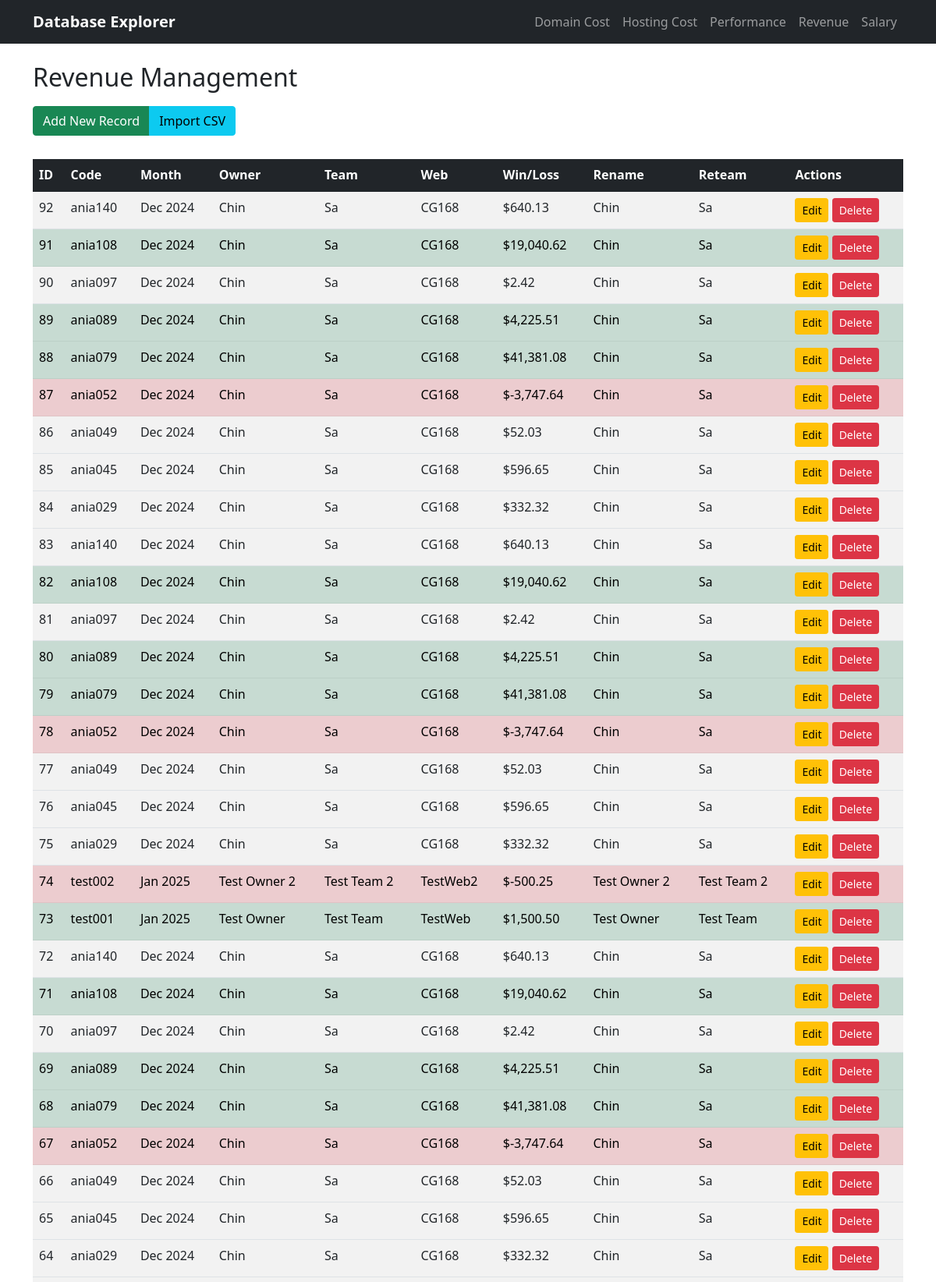
The page /revenue (upper part) on the database its author committed.
### tables this page shows
CREATE TABLE revenue (
            id INTEGER PRIMARY KEY AUTOINCREMENT,
            code TEXT,
            month TEXT,
            owner TEXT,
            team TEXT,
            web TEXT,
            win_loss REAL,
            rename TEXT,
            reteam TEXT
        );

### app.py (the view)
@app.route('/revenue')
def revenue():
    conn = get_db_connection()
    data = conn.execute('SELECT * FROM revenue ORDER BY id DESC LIMIT 100').fetchall()
    conn.close()
    return render_template('revenue.html', data=data)

### app.py (called while the page is built)
def get_db_connection():
    conn = sqlite3.connect(DATABASE)
    conn.row_factory = sqlite3.Row
    return conn

### templates/revenue.html (shortened to what this page needs)
{% extends "base.html" %}
{% block content %}
<h2>Revenue Management</h2>
<div class="btn-group" role="group">
    <button type="button" class="btn btn-success" data-bs-toggle="modal" data-bs-target="#addModal">Add New Record</button>
    <button type="button" class="btn btn-info" data-bs-toggle="modal" data-bs-target="#importModal">Import CSV</button>
</div>
<div class="table-responsive table-container">
    <table class="table table-striped table-hover">
        <thead class="table-dark">
            <tr>
                <th>ID</th>
                <th>Code</th>
                <th>Month</th>
                <th>Owner</th>
                <th>Team</th>
                <th>Web</th>
                <th>Win/Loss</th>
                <th>Rename</th>
                <th>Reteam</th>
                <th>Actions</th>
            </tr>
        </thead>
        <tbody>
            {% for row in data %}
            <tr id="view-{{ row.id }}" class="{% if row.win_loss < 0 %}table-danger{% elif row.win_loss > 1000 %}table-success{% endif %}">
                <td>{{ row.id }}</td>
                <td>{{ row.code }}</td>
                <td>{{ row.month }}</td>
                <td>{{ row.owner }}</td>
                <td>{{ row.team }}</td>
                <td>{{ row.web }}</td>
                <td>${{ "{:,.2f}".format(row.win_loss) }}</td>
                <td>{{ row.rename }}</td>
                <td>{{ row.reteam }}</td>
                <td>
                    <button class="btn btn-sm btn-warning" onclick="toggleEdit({{ row.id }})">Edit</button>
                    <button class="btn btn-sm btn-danger" onclick="confirmDelete('{{ url_for('delete_record', table_name='revenue', record_id=row.id) }}')">Delete</button>
                </td>
            </tr>
            {% endfor %}
        </tbody>
    </table>
</div>
{% endblock %}

### templates/base.html (style rules this page uses)
.table-container { margin-top: 20px; }
.btn-group { margin: 10px 0; }

### rows shown on the page
revenue: id "92", code "ania140", month "Dec 2024", owner "Chin", team "Sa", web "CG168", win_loss "640.13", rename "Chin", reteam "Sa"
revenue: id "91", code "ania108", month "Dec 2024", owner "Chin", team "Sa", web "CG168", win_loss "19,040.62", rename "Chin", reteam "Sa"
revenue: id "90", code "ania097", month "Dec 2024", owner "Chin", team "Sa", web "CG168", win_loss "2.42", rename "Chin", reteam "Sa"
revenue: id "89", code "ania089", month "Dec 2024", owner "Chin", team "Sa", web "CG168", win_loss "4,225.51", rename "Chin", reteam "Sa"
revenue: id "88", code "ania079", month "Dec 2024", owner "Chin", team "Sa", web "CG168", win_loss "41,381.08", rename "Chin", reteam "Sa"
revenue: id "87", code "ania052", month "Dec 2024", owner "Chin", team "Sa", web "CG168", win_loss "-3,747.64", rename "Chin", reteam "Sa"
revenue: id "86", code "ania049", month "Dec 2024", owner "Chin", team "Sa", web "CG168", win_loss "52.03", rename "Chin", reteam "Sa"
revenue: id "85", code "ania045", month "Dec 2024", owner "Chin", team "Sa", web "CG168", win_loss "596.65", rename "Chin", reteam "Sa"
revenue: id "84", code "ania029", month "Dec 2024", owner "Chin", team "Sa", web "CG168", win_loss "332.32", rename "Chin", reteam "Sa"
revenue: id "83", code "ania140", month "Dec 2024", owner "Chin", team "Sa", web "CG168", win_loss "640.13", rename "Chin", reteam "Sa"
revenue: id "82", code "ania108", month "Dec 2024", owner "Chin", team "Sa", web "CG168", win_loss "19,040.62", rename "Chin", reteam "Sa"
revenue: id "81", code "ania097", month "Dec 2024", owner "Chin", team "Sa", web "CG168", win_loss "2.42", rename "Chin", reteam "Sa"
revenue: id "80", code "ania089", month "Dec 2024", owner "Chin", team "Sa", web "CG168", win_loss "4,225.51", rename "Chin", reteam "Sa"
revenue: id "79", code "ania079", month "Dec 2024", owner "Chin", team "Sa", web "CG168", win_loss "41,381.08", rename "Chin", reteam "Sa"
revenue: id "78", code "ania052", month "Dec 2024", owner "Chin", team "Sa", web "CG168", win_loss "-3,747.64", rename "Chin", reteam "Sa"
revenue: id "77", code "ania049", month "Dec 2024", owner "Chin", team "Sa", web "CG168", win_loss "52.03", rename "Chin", reteam "Sa"
revenue: id "76", code "ania045", month "Dec 2024", owner "Chin", team "Sa", web "CG168", win_loss "596.65", rename "Chin", reteam "Sa"
revenue: id "75", code "ania029", month "Dec 2024", owner "Chin", team "Sa", web "CG168", win_loss "332.32", rename "Chin", reteam "Sa"
revenue: id "74", code "test002", month "Jan 2025", owner "Test Owner 2", team "Test Team 2", web "TestWeb2", win_loss "-500.25", rename "Test Owner 2", reteam "Test Team 2"
revenue: id "73", code "test001", month "Jan 2025", owner "Test Owner", team "Test Team", web "TestWeb", win_loss "1,500.50", rename "Test Owner", reteam "Test Team"
revenue: id "72", code "ania140", month "Dec 2024", owner "Chin", team "Sa", web "CG168", win_loss "640.13", rename "Chin", reteam "Sa"
revenue: id "71", code "ania108", month "Dec 2024", owner "Chin", team "Sa", web "CG168", win_loss "19,040.62", rename "Chin", reteam "Sa"
revenue: id "70", code "ania097", month "Dec 2024", owner "Chin", team "Sa", web "CG168", win_loss "2.42", rename "Chin", reteam "Sa"
revenue: id "69", code "ania089", month "Dec 2024", owner "Chin", team "Sa", web "CG168", win_loss "4,225.51", rename "Chin", reteam "Sa"
revenue: id "68", code "ania079", month "Dec 2024", owner "Chin", team "Sa", web "CG168", win_loss "41,381.08", rename "Chin", reteam "Sa"
revenue: id "67", code "ania052", month "Dec 2024", owner "Chin", team "Sa", web "CG168", win_loss "-3,747.64", rename "Chin", reteam "Sa"
revenue: id "66", code "ania049", month "Dec 2024", owner "Chin", team "Sa", web "CG168", win_loss "52.03", rename "Chin", reteam "Sa"
revenue: id "65", code "ania045", month "Dec 2024", owner "Chin", team "Sa", web "CG168", win_loss "596.65", rename "Chin", reteam "Sa"
revenue: id "64", code "ania029", month "Dec 2024", owner "Chin", team "Sa", web "CG168", win_loss "332.32", rename "Chin", reteam "Sa"
